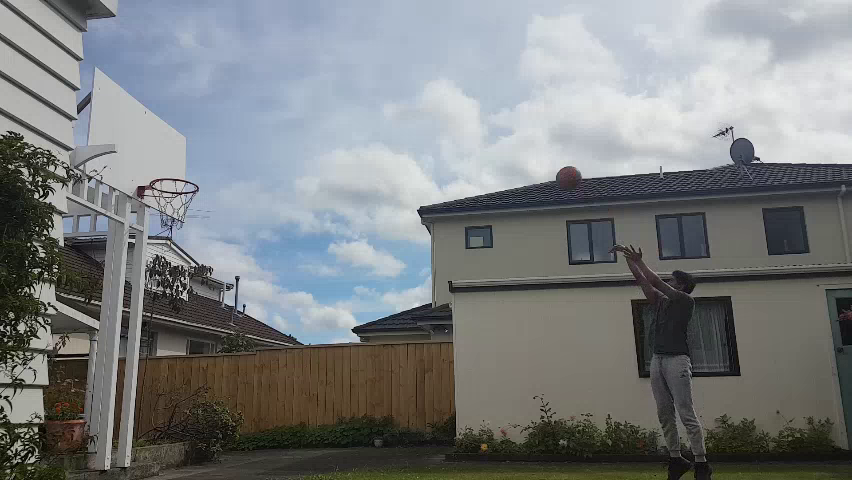
#> input picture frame 99 of FreeThrow.mp4, 852 x 480 px
$ python Tracking.py
#> lines starting #> are read from the running program, lines starting #| are printed output that depends on the picture; after the words box and inside, x2 and y2 are one past the last pixel; in counts of white or black regions, pixels touching at a corner belong together
#> in main, frame is the input picture: shape (480, 852, 3); mean B, G, R 128.3, 127.1, 123.9

import cv2
import numpy as np
import copy


def color_segmentation(img, lower, upper):
    hsv = cv2.cvtColor(img, cv2.COLOR_BGR2HSV)
#> hsv: shape (480, 852, 3); mean H, S, V 68.3, 41.9, 134.9
    mask = cv2.inRange(hsv, lower, upper)
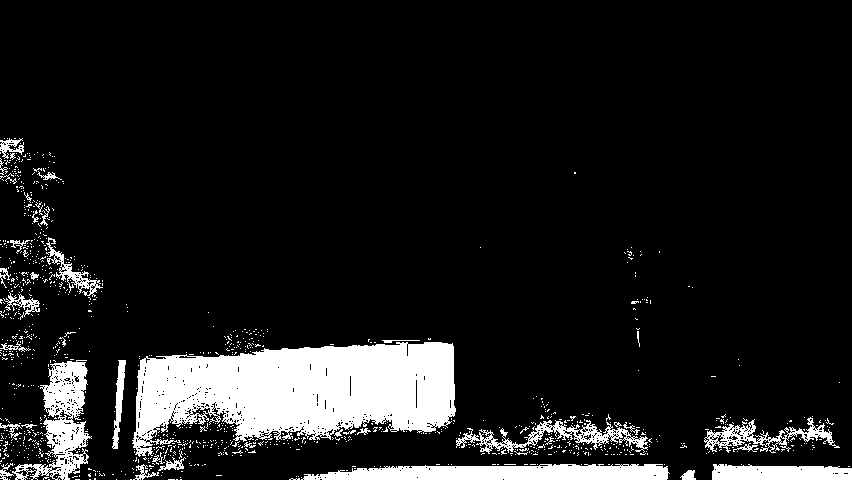
#> mask: shape (480, 852); 10.9% white; 1079 white regions (1038 under 20 px), largest, box (x1, y1, x2, y2) and area: (132, 342, 456, 457) 24897, (301, 464, 670, 480) 4774, (12, 360, 92, 480) 3804
    result = cv2.bitwise_and(img, img, mask=mask)
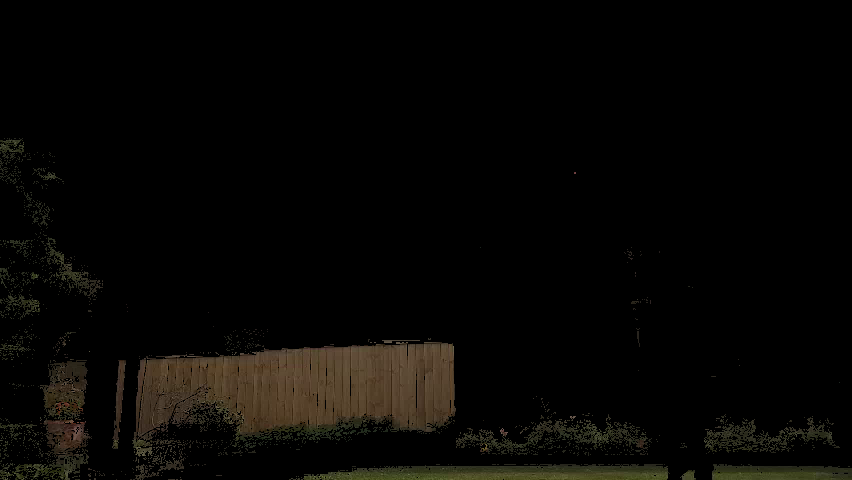
#> result: shape (480, 852, 3); mean B, G, R 4.2, 6.3, 7.4
    return result


def hough_circles(img, segmentedImage):
    # Try on the plain image first
    blur = cv2.GaussianBlur(segmentedImage, (9, 9), 0)
    gray = cv2.cvtColor(blur, cv2.COLOR_BGR2GRAY)
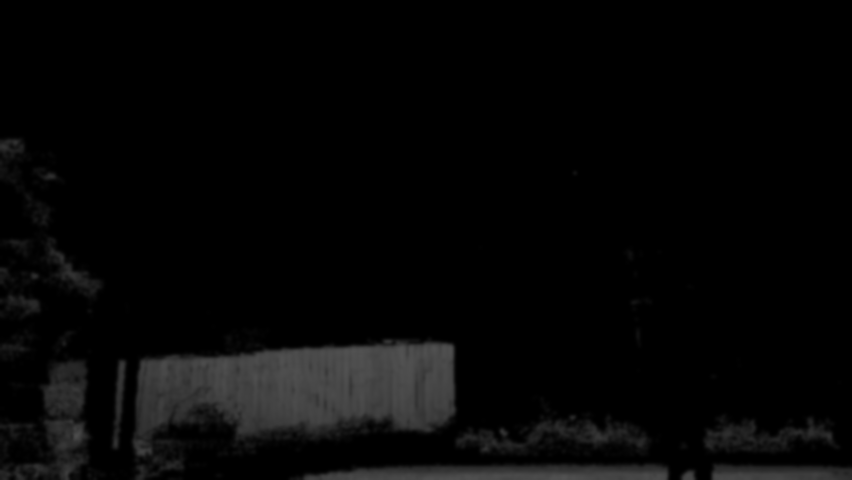
#> gray: shape (480, 852); min 0, max 83, mean 6.4
    cv2.imshow("Gray", gray)
    circles = cv2.HoughCircles(image=gray, method=cv2.HOUGH_GRADIENT,
                               dp=1, minDist=200, param1=150, param2=20, minRadius=6, maxRadius=20)
#> circles = None

    result = img.copy()
    if circles is not None:
        print(1)
        circles = np.uint16(np.around(circles))
        for i in circles[0, :]:
            cv2.circle(result, (i[0], i[1]), i[2], (0, 255, 0), 2)
    else:
        print(2)
    cv2.imshow("Circles", result)

    cv2.waitKey(0)
    cv2.destroyAllWindows()


def main():
    # Use a combination of masking and frame differencing
    # Get the 'orange' pixels from the first three frames
    # Subtract the second segmented frame from the first
    # Random: Use brightness to improve video quality?

    # Setup - get the first frame from the video.
    cap = cv2.VideoCapture("./FreeThrow.mp4")
    num = 100
    cap.set(cv2.CAP_PROP_POS_FRAMES, num - 1)
    ok, frame = cap.read()
    if not ok:
        print("Error reading first frame")

    # 1) Use the color segmentation to get the regions which are in color range

    lower = np.array([-68, 62, 37])
    upper = np.array([72, 202, 117])
    segmentedImage = color_segmentation(frame, lower, upper)
    # DEBUG
    cv2.imshow("Mask", segmentedImage)

    # 2) Use the Hough Circle Transform to find the circles in that mask
    hough_circles(frame, segmentedImage)

    # 3) Draw the bounding box around the correct circle -> THE GOAL IS TO GET OUR INITAL BBOX
    # 4) Use KCF to track
    # 5) Collect metrics during this tracking process (during number 4 probably)
    # 6) Overlay the tracking with stats and print them at the end

    cv2.waitKey(0)
    cap.release()
    cv2.destroyAllWindows()


if __name__ == "__main__":
    main()
